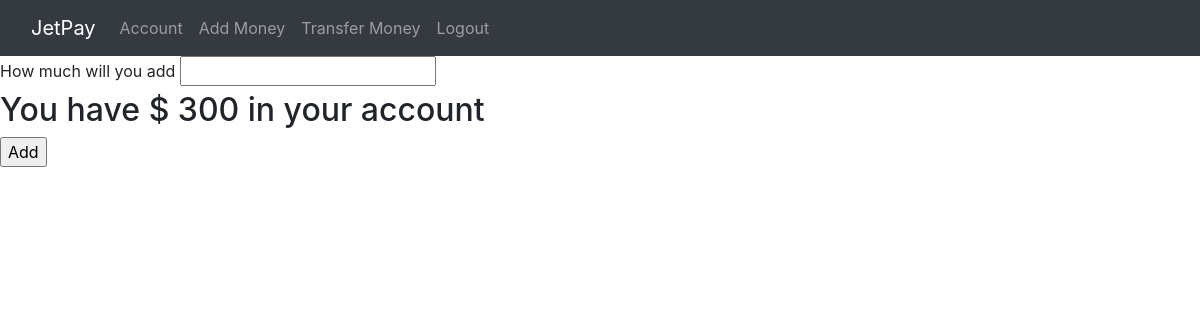
Before: /add_money (signed in) with the older database file.
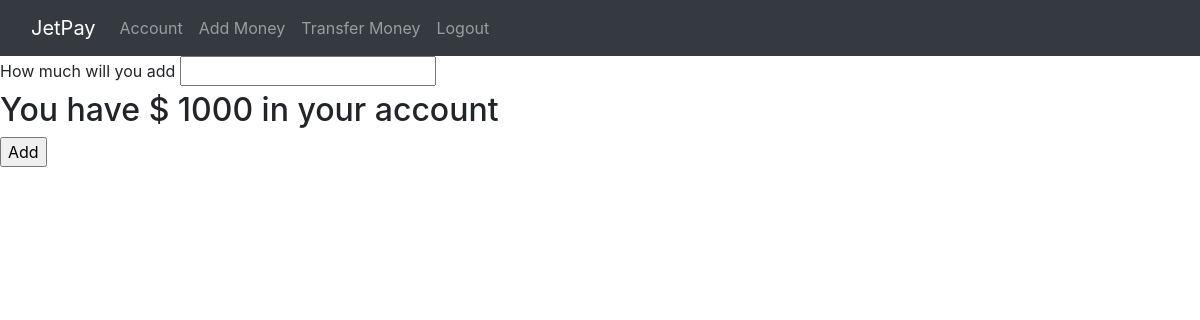
After: the same page with the newer database file.
### digitalWallet/__init__.py (models this page shows, shortened)
class User(db.Model,UserMixin):
	__tablename__ = 'users'
	id = db.Column(db.Integer,primary_key = True)
	profile_image = db.Column(db.String(20),nullable = False,default = 'default.jpg')
	email = db.Column(db.String(64),unique = True,index = True)
	username = db.Column(db.String(64),unique = True,index = True)
	password_hash = db.Column(db.String(128))
	amount = db.Column(db.Integer,default = 0)

### digitalWallet/__init__.py (the view)
@app.route('/add_money',methods = ['GET','POST'])
def add_money():
	form = UpdateAmount()
	if form.validate_on_submit():
		current_user.amount +=  form.amount.data
		db.session.commit()
		return redirect(url_for('account'))
	print(f"User has {current_user.amount}")
	return render_template('add_money.html',form = form,current_user= current_user)

### digitalWallet/__init__.py
class UpdateAmount(FlaskForm):
	amount = IntegerField('How much will you add',validators=[DataRequired()])
	submit = SubmitField('Add')

### digitalWallet/__init__.py (called while the page is built)
@login_manager.user_loader
def load_user(user_id):
	return User.query.get(user_id)

### digitalWallet/templates/add_money.html (shortened to what this page needs)
{% extends 'base.html' %}
{% block content %}
<form method="POST">
	{{form.amount.label}} {{form.amount}}
	<h2>You have $ {{current_user.amount}} in your account</h2>
	{{form.submit()}}
</form>
{% endblock %}

Changed rows visible on the page:
changed User: amount "300" → "1000"
